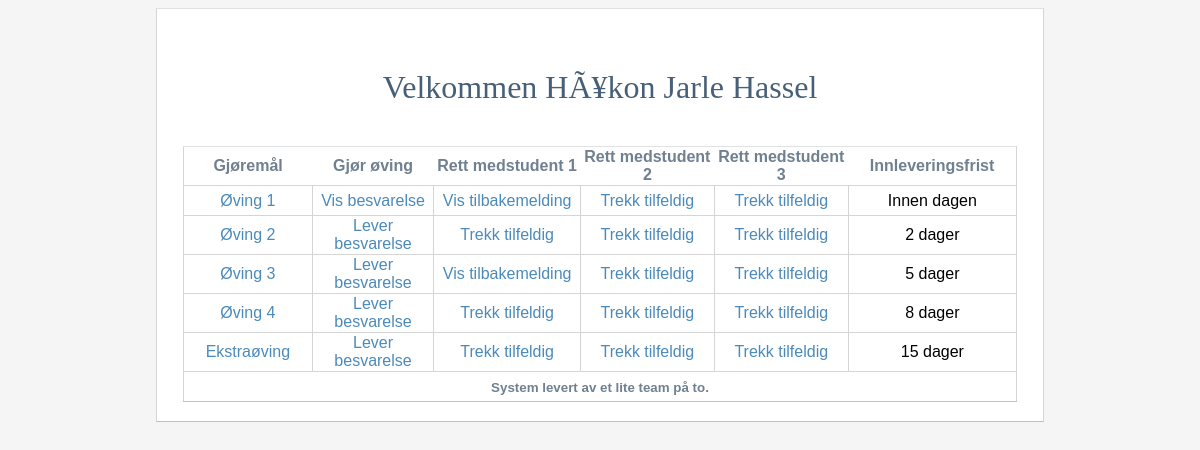
Screenshot of /todo.php (signed in) with the database file from the repository.
### tables this page shows
CREATE TABLE brukere(
brukerID INT AUTO_INCREMENT PRIMARY KEY,
email VARCHAR(100) NOT NULL UNIQUE,
navn VARCHAR(50) NOT NULL,
passord VARCHAR(512) NOT NULL,
salt VARCHAR(16) NOT NULL,
rolle SMALLINT DEFAULT 0,
INDEX(brukerID)
);

CREATE TABLE ovinger(
ovingsID INT AUTO_INCREMENT PRIMARY KEY,
navn VARCHAR(64) NOT NULL,
oppgavetekst VARCHAR(1024) NOT NULL,
innleveringsfrist DATE,
obligatorisk BOOLEAN DEFAULT TRUE,
INDEX(ovingsID)
);

### service.incl.php (called while the page is built, shortened)
<?php
include 'dbconnect.incl.php';
function getBruker() {
    $con = connect();
    $brukerID = $_SESSION['brukerID'];
    $query = "SELECT email, navn, rolle FROM brukere WHERE brukerID=?";
    $statement = $con->prepare($query);
    $statement->bind_param("i", $brukerID);
    if ($statement->execute()) {
        $statement->bind_result($email, $navn, $rolle);
        $assoc = [
            'email' => $email,
            'navn' => $navn,
            'rolle' => $rolle
        ];
        return $assoc;
    }
}
function antallDagerTilFrist($innleveringsfrist) {
    $temp = new DateTime($innleveringsfrist);
    $today = new DateTime('-1day');
    $differanse = $today->diff($temp);
    return $differanse->days;
}
function getTilbakemeldinger($ovingsID, $brukerID) {
    $con = connect();
    $tilbakeMeldinger = [NULL, NULL, NULL];
    $query = "SELECT brukerID FROM tilbakemeldinger WHERE vurderingsbruker=? AND ovingsID=?";
    $statement = $con->prepare($query);
    $statement->bind_param("ii", $brukerID, $ovingsID);
    if ($statement->execute()) {
        $statement->store_result();
        $statement->bind_result($levertBruker);
        for ($i = 0; $i < $statement->num_rows; $i++) {
            $statement->fetch();
            $tilbakeMeldinger[$i] = $levertBruker;
        }
    }
    return $tilbakeMeldinger;
}
function getAlleTilbakemeldinger() {
    $ovingArray = getOvinger();
    $ovingMTilbakemelding = [];
    for ($index = 0; $index < count($ovingArray); $index++) {
        $ovingMTilbakemelding[$index] = [$ovingArray[$index]['ovingsID']];
        $tilbakemeldinger = getTilbakemeldinger($ovingArray[$index]['ovingsID'], $_SESSION['brukerID']);
        for ($index2 = 1; $index2 < 4; $index2++) {
            array_push($ovingMTilbakemelding[$index], $tilbakemeldinger[$index2 - 1]);
        }
    }
    return $ovingMTilbakemelding;
}
function getOvinger() {
    $con = connect();
    $query = "SELECT * FROM ovinger ORDER BY innleveringsfrist";
    $result = mysqli_query($con, $query);
    $antall = mysqli_num_rows($result);
    $array = [];
    for ($i = 0; $i < $antall; $i++) {
        $assoc = mysqli_fetch_assoc($result);
        $array[$i] = $assoc;
    }
    return $array;
}
function getInnleveringer() {
    $con = connect();
    $brukerID = $_SESSION['brukerID'];
    $query = "SELECT ovinger.ovingsID, innleveringer.brukerID "
            . "FROM innleveringer RIGHT OUTER JOIN ovinger ON ovinger.ovingsID = innleveringer.ovingsID "
            . "AND brukerID=? ORDER BY ovinger.innleveringsfrist";
    $statement = $con->prepare($query);
    $statement->bind_param("i", $brukerID);
    $array = [];
    if ($statement->execute()) {
        $statement->store_result();
        $statement->bind_result($ovingsID, $brukerID_levert);
        for ($i = 0; $i < $statement->num_rows; $i++) {
            $statement->fetch();
            $array[$i] = [
                'ovingsID' => $ovingsID,
                'brukerID_levert' => $brukerID_levert
            ];
        }
    }
    return $array;
}

### dbconnect.incl.php (called while the page is built, shortened)
<?php
function disconnect($con) {
    return mysqli_close($con) or die("Could not close connection to database: " . mysqli_error($con));
}

### todo.php (the view, shortened to what this page needs)
<!DOCTYPE html>
<html>
    <head>
        <link rel="stylesheet" href="stilark.css" />
        <?php
        include 'service.incl.php';
        $bruker = getBruker();
        ?>
    </head>
    <body>
        <div id="wrapper">
            <?php
            echo "<h1>Velkommen " . $bruker['navn'] . "</h1>";
            ?>
            <table>
                <thead>
                <th>Gj&oslash;rem&aring;l</th>
                <th>Gj&oslash;r &oslash;ving</th>
                <th>Rett medstudent 1</th>
                <th>Rett medstudent 2</th>
                <th>Rett medstudent 3</th>
                <th>Innleveringsfrist</th>
                </thead>
                <?php
                $ovinger = getOvinger();
                $innleveringer = getInnleveringer();
                $tilbakemeldinger = getAlleTilbakemeldinger();
                for ($i = 0; $i < count($ovinger); $i++) {
                    $utskrift = "<tr><td id='" . $ovinger[$i]['ovingsID'] . "'";
                    if ($ovinger[$i]['obligatorisk']) {
                        $utskrift = $utskrift . " class=obligatorisk";
                    }
                    $utskrift = $utskrift . "><a href='visOving.php?ovingsID=" . $ovinger[$i]['ovingsID'] . "'>" . $ovinger[$i]['navn'] . "</a></td>";
                    $utskrift = $utskrift . "<td><a href='";
                    if ($innleveringer[$i]['brukerID_levert'] != null || $innleveringer[$i]['brukerID_levert'] != '') {
                        $utskrift = $utskrift . "visInnlevering.php?ovingsID=" . $innleveringer[$i]['ovingsID'] . "'>Vis besvarelse";
                    } else {
                        $utskrift = $utskrift . "leverOving.php?ovingsID=" . $innleveringer[$i]['ovingsID'] . "'>Lever besvarelse";
                    }
                    $utskrift = $utskrift . "</a></td>";
                    for ($j = 1; $j < 4; $j++) {
                        if ($tilbakemeldinger[$i][$j] != null || $tilbakemeldinger[$i][$j] != '') {
                            $utskrift = $utskrift
                                    . "<td><a href='visTilbakemelding.php?ovingsID="
                                    . $tilbakemeldinger[$i][0] . "&brukerID=" . $tilbakemeldinger[$i][$j]
                                    . "'>Vis tilbakemelding</a></td>";
                        } else {
                            $utskrift = $utskrift
                                    . "<td><a href='tilbakemeldingOving.php?ovingsID="
                                    . $tilbakemeldinger[$i][0] . "'>Trekk tilfeldig</a></td>";
                        }
                    }
                    $antallDagerTilFrist = antallDagerTilFrist($ovinger[$i]['innleveringsfrist']);
                    if ($antallDagerTilFrist > 1) {
                        $utskrift = $utskrift . "<td>$antallDagerTilFrist dager</td></tr>";
                    } elseif ($antallDagerTilFrist == 1) {
                        $utskrift = $utskrift . "<td>$antallDagerTilFrist dag</td></tr>";
                    } elseif ($antallDagerTilFrist == 0) {
                        $utskrift = $utskrift . "<td>Innen dagen</td></tr>";
                    } else {
                        $utskrift = $utskrift . "<td>Fristen har gått ut</td></tr>";
                    }
                    echo $utskrift;
                }
                ?>
                <tfoot>
                    <tr><th colspan="6"><small>System levert av et lite team på to.</small></th></tr>
                </tfoot>
            </table>
        </div>
    </body>
</html>

### stilark.css (style rules this page uses)
* { -webkit-box-sizing: border-box; -moz-box-sizing: border-box; -box-sizing: border-box; }
body { background-color: whitesmoke; font-family: 'Roboto', helvetica, arial, sans-serif; }
a, a:link, a:visited, a:active { color: #4B8ABA; text-decoration: none; }
h1 { font-family: 'Port Lligat Slab'; font-weight: 500; text-align: center; margin-top: 40px; margin-bottom: 40px; color: #475F77; }
table { margin: 0 auto; text-align: center; background: #FFFFFF; font-family: 'Arial'; border: 1px solid #D5D5D6; border-top-color: #E0E1E2; border-bottom-color: #C0C1C2; border-collapse: collapse; padding: 20px 26px 19px 26px; }
td { width: 5%; border: 1px solid #D5D5D6; }
tr, th { height: 30px; }
th { color: slategray; }
th, td { border-collapse: collapse; }
#wrapper { margin: 0 auto; width: 75%; background: #FFFFFF; border: 1px solid #D5D5D6; border-top-color: #E0E1E2; border-bottom-color: #C0C1C2; padding: 20px 26px 19px 26px; }

### rows the page displays
brukere: navn "HÃ¥kon Jarle Hassel"
ovinger: navn "Øving 1"
ovinger: navn "Øving 2", innleveringsfrist "2"
ovinger: navn "Øving 3", innleveringsfrist "5"
ovinger: navn "Øving 4", innleveringsfrist "8"
ovinger: navn "Ekstraøving", innleveringsfrist "15"

### other values shown
$utskrift "Vis besvarelse"
$utskrift "Lever besvarelse"
